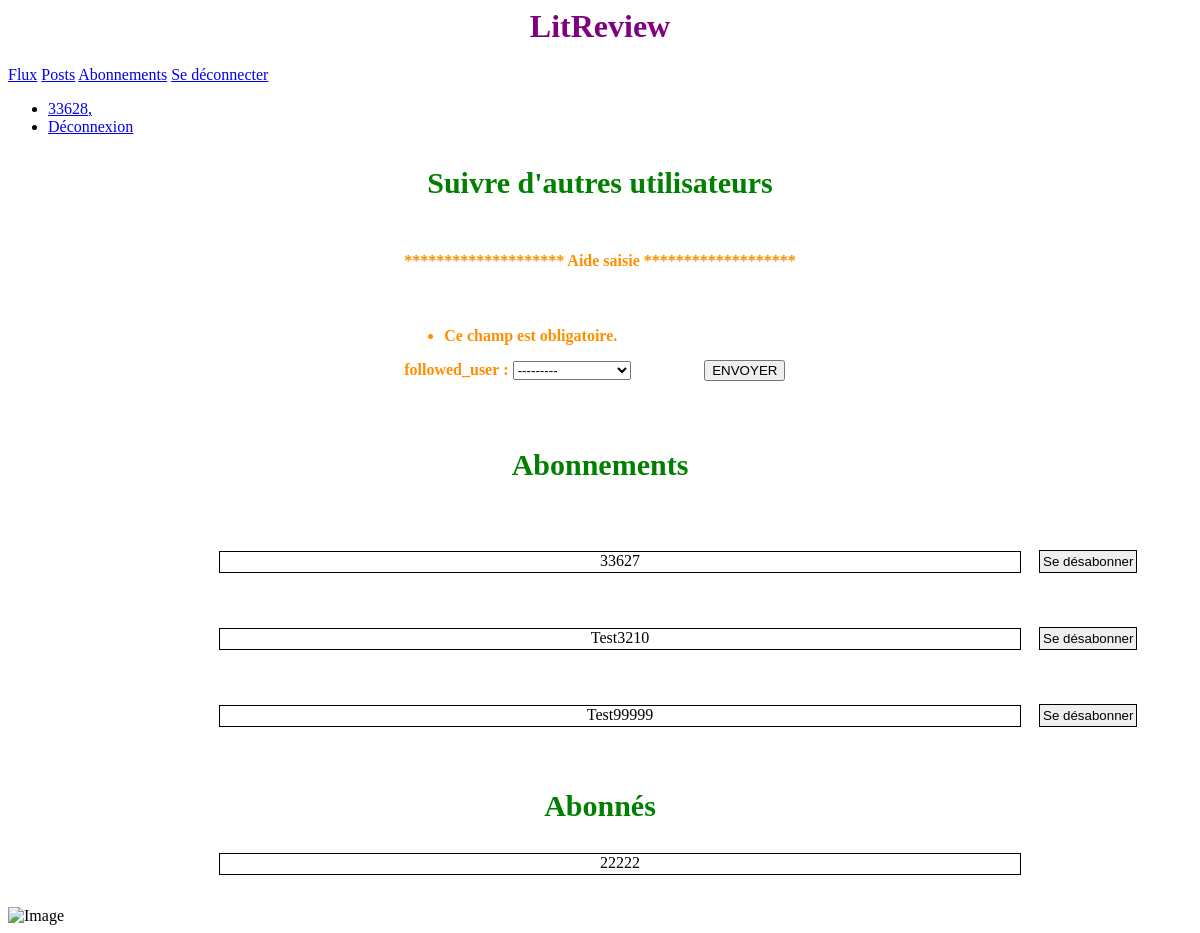
Screenshot of /CreatUserFollows/ (signed in) with the database file from the repository.
### app_crit/models.py (models this page shows)
class UserFollows(models.Model):
    user = models.ForeignKey(to=settings.AUTH_USER_MODEL, on_delete=models.CASCADE,related_name='following')
    followed_user = models.ForeignKey(to=settings.AUTH_USER_MODEL, on_delete=models.CASCADE, related_name='followed_by')
    class Meta:
        unique_together = ('user', 'followed_user')

### app_crit/views.py (the view, shortened to what this page needs)
# urls.py: path('CreatUserFollows/', indexUserFollows, name='abonnement'),
@login_required
def indexUserFollows(request):
     form = UserFollowsForm(request.POST or None, request.FILES)
     obj_recup_01 = request.user.username
     obj_recup_02 = "******************** Aide saisie *******************"
     boutonVue = 0
     if request.method == 'POST' and "name_bouton_desabonner" in request.POST:
        form = UserFollowsForm(request.POST or None, request.FILES)
        instance = UserFollows.objects.get(user=request.user, followed_user=request.POST['name_bouton_desabonner'])
        obj_recup_02 = instance.followed_user
        instance.delete()
        obj_recup_02 = "utilisateur " + str(obj_recup_02) + " vient d'être désabonné"
     return render(request, 'abonnement.html', {'form': form, 'obj_recup_01': obj_recup_01, 'obj_recup_02': obj_recup_02})

### app_crit/formulaire.py
class UserFollowsForm(ModelForm):
    class Meta:
        model = UserFollows
        fields = ['followed_user']
        enctype = "multipart/form-data"
        labels = {"followed_user": "followed_user" }

### app_crit/templates/abonnement.html (shortened to what this page needs)
{% extends "base.html" %}
{% block content %}
<h3 class="idAbonnTitre1">Suivre d'autres utilisateurs</h3>
<form method="post" enctype="multipart/form-data">
    <div class="cl_abonn_abonner">
        <h4> {{ obj_recup_02 }}<h4>
            <div class="cl_abonn_abonner2">
                 <div class="cl_abonn_user" >
                {{ form.as_p }}
                     </div>
                <button type="submit" class="cl_abonn_bouton_envoyer2" name="name_bouton_envoyer"> ENVOYER</button>
            </div>
    </div>
</form>
 <form method="post" enctype="multipart/form-data">
<form method="post">
    <div class="cl_abonn_desabonnement">
        <h3 class="idAbonnTitre2">Abonnements</h3>
        <ul>
            {% for user in request.user.following.all %}
                <p class="cl_list_abonn"> <span class="abonn_abonne"> {{ user.followed_user }} </span>
                    </p>
                <p>    <button class="cl_bouton_desabonner" name="name_bouton_desabonner"
                            value="{{ user.followed_user.id }}">Se désabonner</button></p>
            {% endfor %}
        </ul>
    </div>
</form>
     <form>
<div class="cl_abonn_liste_abonne">
    <h3 class="idAbonnTitre3" >Abonnés</h3>
    <ul class="list-group list-group-flush">
        {% for user in request.user.followed_by.all %}
            <p class="list-group-item"> <span class="abonn_abonne"> {{ user.user }} </span> </p>
        {% endfor %}
    </ul>
    </div>
</div>
     <img src="{{ STATIC_URL }}app_crit/test.jpg" alt="Image" />
{% endblock %}

### templates/base.html (shortened to what this page needs)
{% load static %}
<html lang="en">
  <head>
      <link rel="stylesheet" href=" {% static 'app_crit/styles.css' %} ">
  </head>
   <body>
    <h1 id="base_title">LitReview</h1>
    {% if user.is_authenticated %}
        <nav>
            <a href="{% url 'flux' %}">Flux</a>
            <a href="{% url 'posts' %}">Posts</a>
            <a href="{% url 'abonnement' %}">Abonnements</a>
            <a href="{% url 'logout' %}">Se déconnecter</a>
        </nav>
        {% endif %}
     <nav class="navbar navbar-expand-md navbar-dark bg-primary fixed-top">
      <div class="collapse navbar-collapse" id="navbarsExampleDefault">
        <ul class="navbar-nav ml-auto">
          {% if user.is_authenticated %}
          <li class="nav-item active">
            <a class="nav-link" href="#">{{user}},</a>
          </li>
          <li class="nav-item active">
            <a class="nav-link" href="{% url 'logout' %}">Déconnexion</a>
          </li>
          {% endif %}
        </ul>
      </div>
    </nav>
    <main role="main" class="container">
        <div>
        {% block content %}
        {% endblock %}
    </main>
  </body>
</html>

### app_crit/static/app_crit/styles.css (style rules this page uses)
#base_title { text-align: center; color: purple; }
body { font-family:'Times New Roman', Times, serif; }
h1 { color: green; }
h3 { color: pink; }
h4 { color: #FF8F00; }
form { display:flex; flex-direction: column; }
.idAbonnTitre1, .idAbonnTitre2, .idAbonnTitre3 { text-align: center; font-size:30px; color: green; }
.cl_abonn_desabonnement, .cl_abonn_liste_abonne { margin:auto; }
.cl_abonn_abonner { margin:auto; }
.cl_abonn_user { position:relative; top:36px }
.cl_list_abonn { position:relative; top:39px }
.cl_bouton_desabonner { position:relative; left:820px }
.cl_abonn_bouton_envoyer2 { position:relative; left:300px }
.abonn_abonne { display:block; height: 20px; width: 800px; text-align: center; block:center; border: 1px solid black; }
.cl_bouton_desabonner { border: 1px solid black; padding: 3px; }

### rows the page displays
UserFollows: followed_user "33627"
UserFollows: followed_user "Test3210"
UserFollows: followed_user "Test99999"
UserFollows: user "22222"

### other values shown
{{ user }} "33628"
{{ obj_recup_02 }} "******************** Aide saisie *******************"
